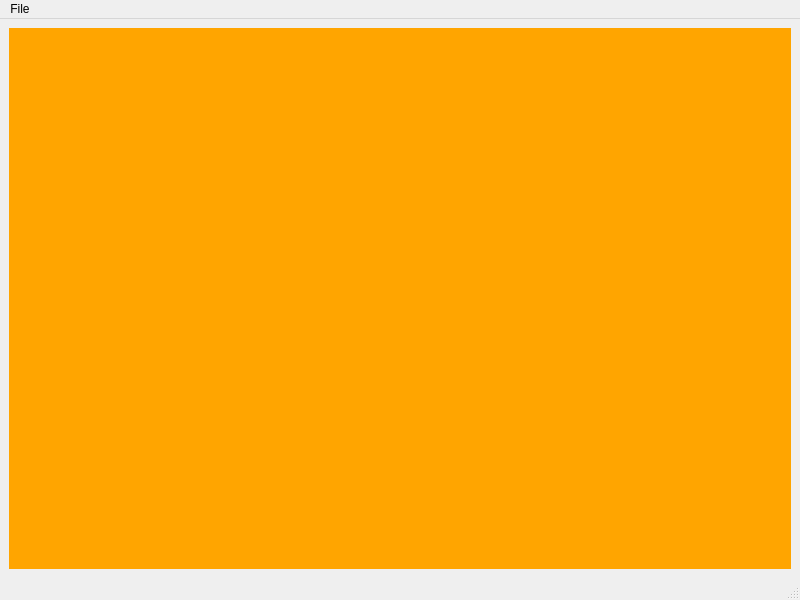
<?xml version="1.0" encoding="UTF-8"?>
<ui version="4.0">
 <class>MainWindow</class>
 <widget class="QMainWindow" name="MainWindow">
  <property name="geometry">
   <rect>
    <x>0</x>
    <y>0</y>
    <width>800</width>
    <height>600</height>
   </rect>
  </property>
  <property name="windowTitle">
   <string>MainWindow</string>
  </property>
  <property name="styleSheet">
   <string notr="true"/>
  </property>
  <widget class="QWidget" name="centralwidget">
   <layout class="QVBoxLayout" name="verticalLayout">
    <item>
     <widget class="QWidgetBgfx" name="widget" native="true">
      <property name="styleSheet">
       <string notr="true">background-color: orange;</string>
      </property>
     </widget>
    </item>
   </layout>
  </widget>
  <widget class="QMenuBar" name="menubar">
   <property name="geometry">
    <rect>
     <x>0</x>
     <y>0</y>
     <width>800</width>
     <height>19</height>
    </rect>
   </property>
   <widget class="QMenu" name="menuFile">
    <property name="title">
     <string>File</string>
    </property>
    <addaction name="actionExit"/>
   </widget>
   <addaction name="menuFile"/>
  </widget>
  <widget class="QStatusBar" name="statusbar"/>
  <action name="actionExit">
   <property name="text">
    <string>Exit</string>
   </property>
   <property name="shortcut">
    <string>Ctrl+Q</string>
   </property>
  </action>
 </widget>
 <customwidgets>
  <customwidget>
   <class>QWidgetBgfx</class>
   <extends>QWidget</extends>
   <header location="global">gui/qwidgetbgfx.h</header>
   <container>1</container>
  </customwidget>
 </customwidgets>
 <resources/>
 <connections/>
</ui>
